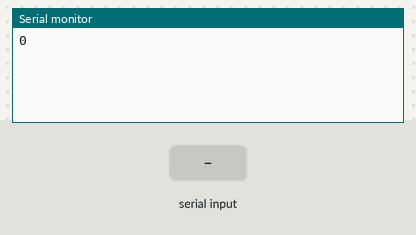
The sketch below on a simulated Arduino Uno, built with avr-gcc and run on an emulated ATmega328P. Parts: the last lines printed to the serial monitor. Inputs (shaded band) come from the test bench.

Above: at 1.2 s.
1.3 s: "90,45\n" received over Serial
At 2.2 s:
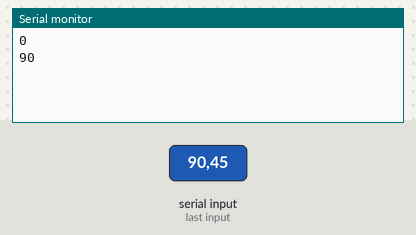
2.8 s: "30,150\n" received over Serial
At 3.6 s:
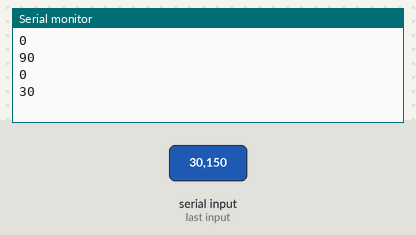
Timing chart, 0 to 5.8 s (numbered marks = the images above; inputs shaded):
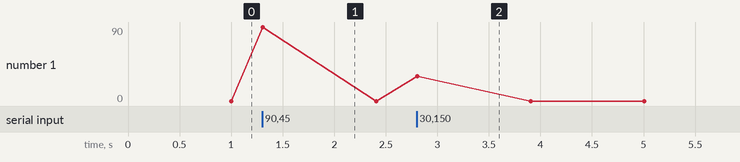

Measured:
- after the input at 1.3 s, the serial monitor: prints a new line at once (image 1)
- after the input at 2.8 s, the serial monitor: prints a new line at once (image 2)

The sketch:

teensySerial.ino
```cpp
char dataString[50] = {0};
int a = 0;

void setup() {
  Serial.begin(9600);
}

void loop() {
  int in = Serial.readStringUntil('\n').toInt();
  Serial.println(in);

  delay(100);
}
```
